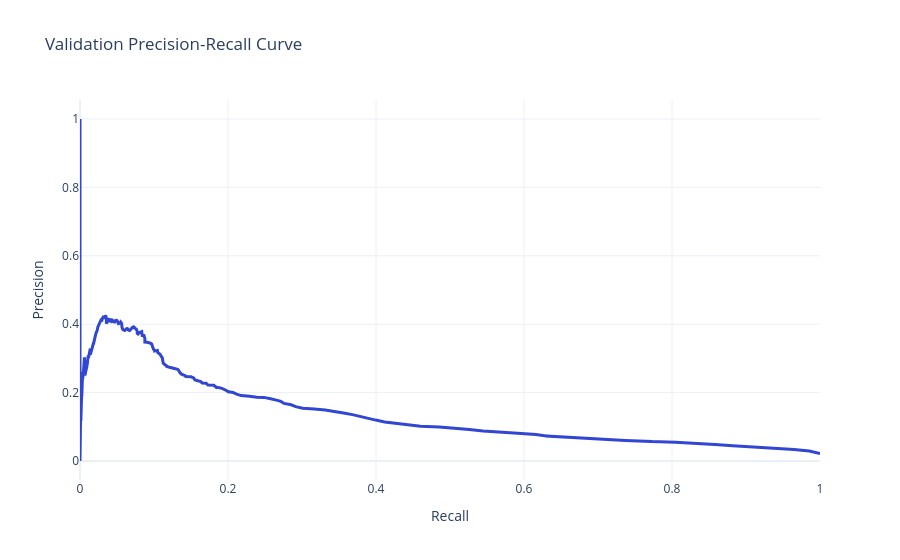
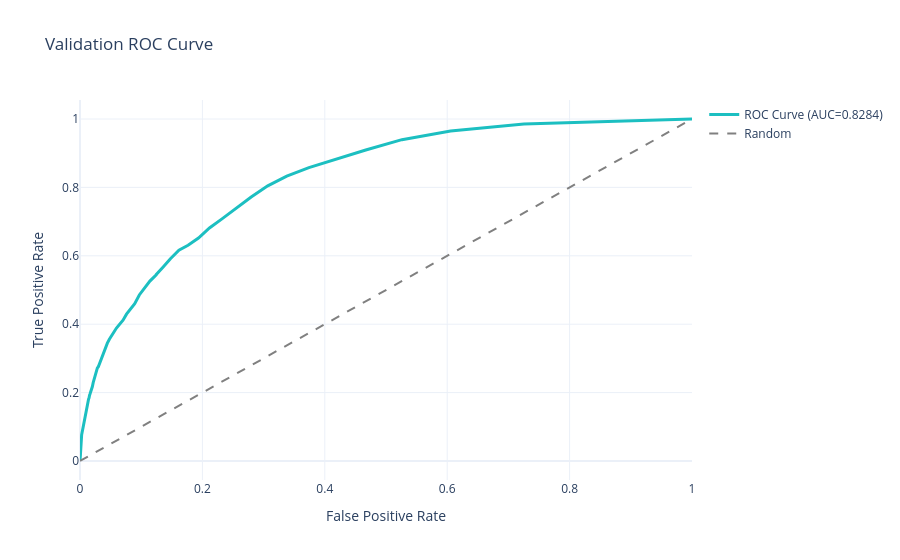
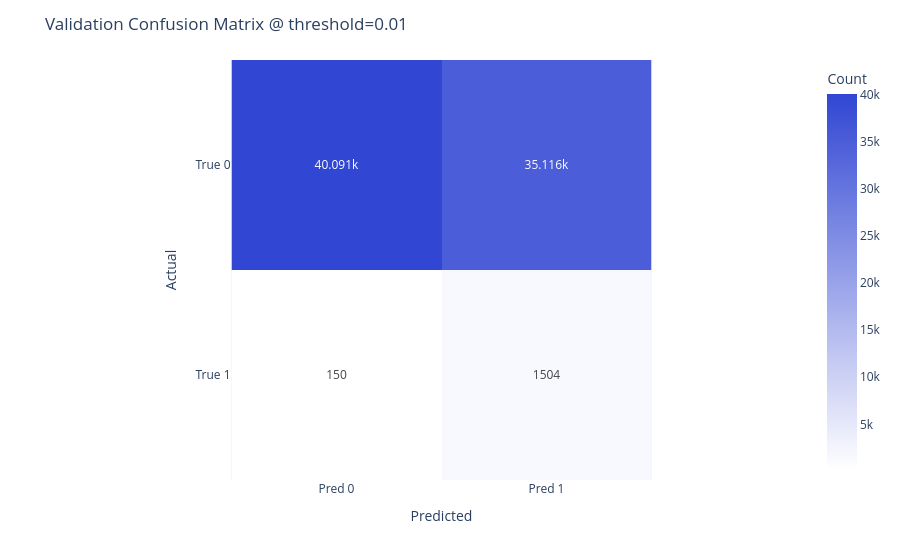

These figures' notebook cell, in order:
### Code cell
plot_pr_curve_plotly(y_val, val_probs, "Validation Precision-Recall Curve")
plot_roc_curve_plotly(y_val, val_probs, "Validation ROC Curve")
show_confusion_plotly(y_val, val_probs, best_threshold, f"Validation Confusion Matrix @ threshold={best_threshold:.2f}")

### Figure 1 — Plotly figure (JSON) as saved in the notebook; plotly's stock layout.template omitted (floating-point values rounded to 4 significant figures; data arrays with more than 128 entries replaced by an {"elided": "..."} marker saying what was removed)
{"data": [{"line": {"color": "#3146D3", "width": 3}, "mode": "lines", "name": "PR Curve (AP=0.1330)", "type": "scatter", "x": {"elided": "387 float values"}, "y": {"elided": "387 float values"}}], "layout": {"hovermode": "x unified", "title": {"text": "Validation Precision-Recall Curve"}, "xaxis": {"title": {"text": "Recall"}}, "yaxis": {"title": {"text": "Precision"}}}}

### Figure 2 — Plotly figure (JSON) as saved in the notebook; plotly's stock layout.template omitted (floating-point values rounded to 4 significant figures; data arrays with more than 128 entries replaced by an {"elided": "..."} marker saying what was removed)
{"data": [{"line": {"color": "#1CBFC1", "width": 3}, "mode": "lines", "name": "ROC Curve (AUC=0.8284)", "type": "scatter", "x": {"elided": "310 float values"}, "y": {"elided": "310 float values"}}, {"line": {"color": "gray", "dash": "dash"}, "mode": "lines", "name": "Random", "type": "scatter", "x": [0, 1], "y": [0, 1]}], "layout": {"hovermode": "x unified", "title": {"text": "Validation ROC Curve"}, "xaxis": {"title": {"text": "False Positive Rate"}}, "yaxis": {"title": {"text": "True Positive Rate"}}}}

### Figure 3 — Plotly figure (JSON) as saved in the notebook; plotly's stock layout.template omitted (floating-point values rounded to 4 significant figures)
{"data": [{"coloraxis": "coloraxis", "hovertemplate": "Predicted: %{x}<br>Actual: %{y}<br>Count: %{z}<extra></extra>", "name": "0", "texttemplate": "%{z}", "type": "heatmap", "x": ["Pred 0", "Pred 1"], "xaxis": "x", "y": ["True 0", "True 1"], "yaxis": "y", "z": [[40091, 35116], [150, 1504]]}], "layout": {"coloraxis": {"colorbar": {"title": {"text": "Count"}}, "colorscale": [[0, "#ffffff"], [1, "#3146D3"]]}, "margin": {"t": 60}, "title": {"text": "Validation Confusion Matrix @ threshold=0.01"}, "xaxis": {"anchor": "y", "constrain": "domain", "domain": [0, 1], "scaleanchor": "y", "title": {"text": "Predicted"}}, "yaxis": {"anchor": "x", "autorange": "reversed", "constrain": "domain", "domain": [0, 1], "title": {"text": "Actual"}}}}
